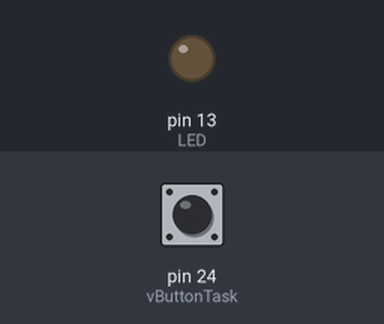
Simulated run of this sketch. Board: Arduino Mega 2560, built with avr-gcc and run on an emulated ATmega2560. Parts: output pins drawn as LEDs (lit = HIGH). Dashed ring = blinking. Inputs (shaded band) come from the test bench; at power-on: pin 24 (vButtonTask) HIGH.

Above: at 1.2 s.
1.3 s: pin 24 (vButtonTask) pulled LOW for 3.2 s
At 2.6 s:
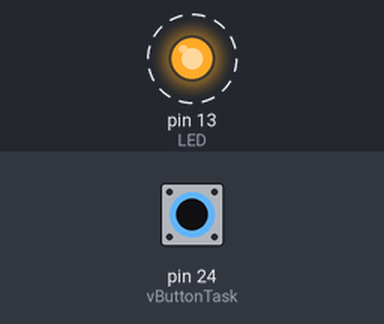
6.6 s: pin 24 (vButtonTask) pulled LOW for 0.15 s
At 7.7 s:
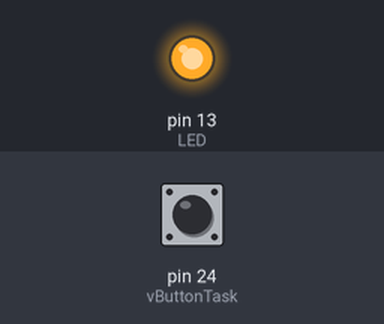
8.7 s: pin 24 (vButtonTask) pulled LOW for 1 s
At 10.1 s:
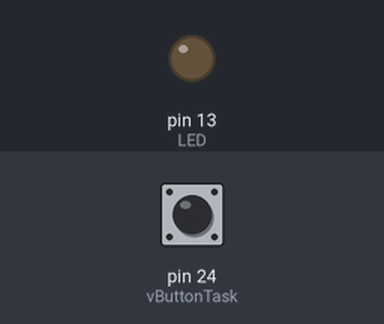
Timing chart, 0 to 11.9 s (numbered marks = the images above; inputs shaded):
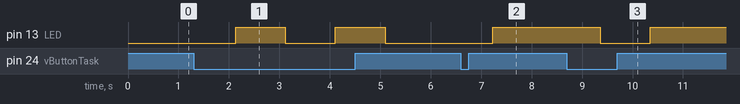

The sketch:

Aufgabe4.ino
```cpp
#include <Arduino_FreeRTOS.h>
#include "semphr.h"

// definition of tasks
void vBlinkLedTask(void *pvParameters);
void vButtonTask(void *pvParameters);

SemaphoreHandle_t xButtonSemaphore;    // stores handle to semaphore

void setup() {

  Serial.begin(9600);

  xTaskCreate(                    // set up Blinking task
    vToggleLedTask
    ,  "Toggle LED Task"
    ,  128  // Stack size
    ,  NULL
    ,  2
    ,  NULL );

  xTaskCreate(                    // set up Button task
    vButtonTask
    ,  "Button Task"
    ,  128  // Stack size
    ,  NULL
    ,  2
    ,  NULL );
}

void loop() {
}

// implementation of "Blinking task"
void vToggleLedTask(void *pvParameters)  {
  int c;
  DDRB |= (1 << 7);      // internal LED output -> digital pin 13 / PB 7
  for (;;)  {
    // TODO: versuchen Semaphor zu belegen -> if Statement
    if(xButtonSemaphore != NULL && xSemaphoreTake(xButtonSemaphore, 10)) {
        PORTB ^= (1 << 7); // toggle


      }
      vTaskDelay(pdMS_TO_TICKS(1000));
    }
  }


void vButtonTask(void *pvParameters)  {

  DDRA &= ~(1 << 2);     // PA2 == Digital PIn 24 as input
  PORTA |= (1 << 2);    // activate internal pull-up -> p68 of manual

  xButtonSemaphore = xSemaphoreCreateBinary();      // create semaphore
  int b = 1;
  for (;;) {
     if (!(PINA & (1 << 2))) { // button pressed
         // TODO: Semaphor freigeben
         xSemaphoreGive(xButtonSemaphore);
     }
     vTaskDelay(pdMS_TO_TICKS(100));               // check every 100 ms
  }
}
```

Measured:
- after the input at 1.3 s, pin 13 (LED): alternates HIGH for 0.99 s and LOW for 0.99 s, starting after 0.83 s
- after the input at 6.6 s, pin 13 (LED): LOW → HIGH after 0.63 s
- after the input at 8.7 s, pin 13 (LED): HIGH → LOW after 0.66 s, → HIGH 0.99 s later
